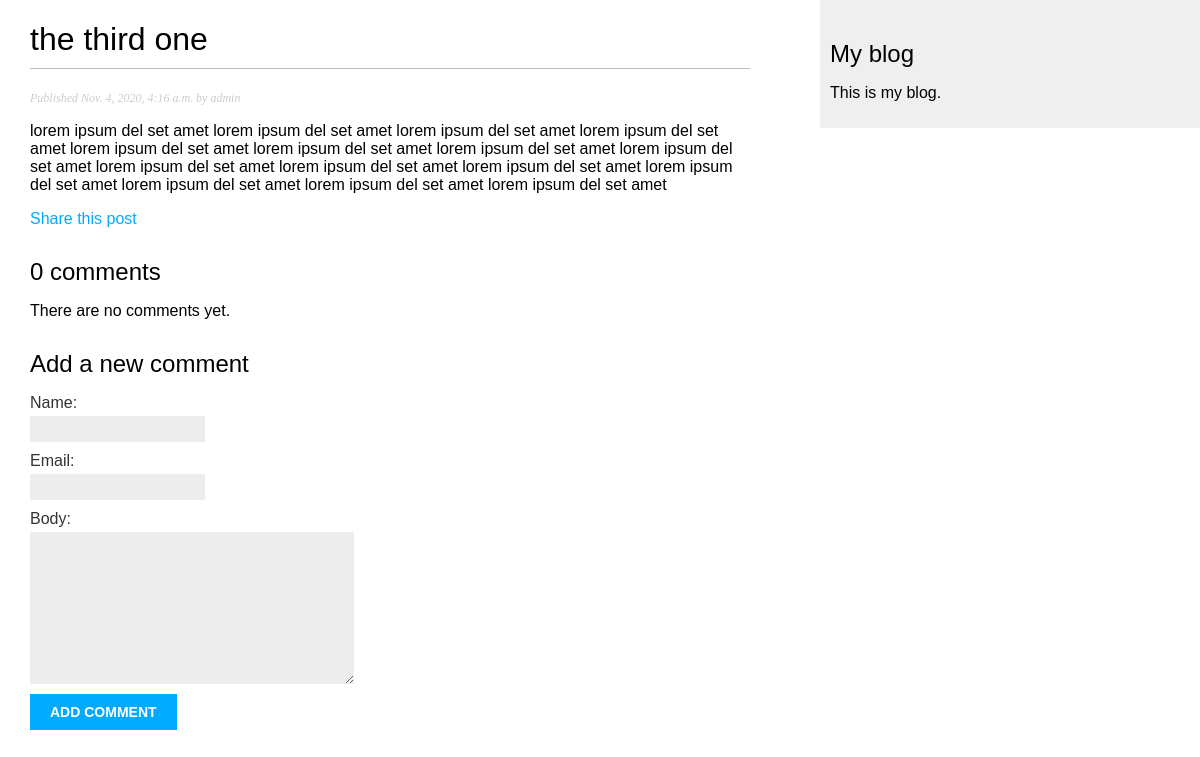
The page /blog/2020/11/4/third-one/ on the database its author committed.
### blog/models.py (models this page shows, shortened)
class Post(models.Model):
    STATUS_CHOICES = (
        ('draft', 'Draft'),
        ('published', 'Published'),
    )
    title = models.CharField(max_length=250)
    slug = models.SlugField(max_length=250, unique_for_date='publish')
    author = models.ForeignKey(User, on_delete=models.CASCADE, related_name='blog_posts')
    body = models.TextField()
    publish = models.DateTimeField(default=timezone.now)
    created = models.DateTimeField(auto_now_add=True)
    updated = models.DateTimeField(auto_now=True)
    status = models.CharField(max_length=10, choices=STATUS_CHOICES, default='draft')
    objects = models.Manager() #the default Manager
    published = PublishedManager() #our custom manager
    tags = TaggableManager()
    class Meta:
        ordering = ('-publish',)

### blog/views.py (the view)
def post_detail(request, year, month, day, post):
    post = get_object_or_404(Post, slug=post,
                            status = 'published',
                            publish__year = year,
                            publish__month = month,
                            publish__day = day)
    comments = post.comments.filter(active=True)
    new_comment = None
    if request.method == 'POST':
        comment_form = CommentForm(data=request.POST)
        if comment_form.is_valid():
            new_comment = comment_form.save(commit=False)
            new_comment.post = post
            new_comment.save()
    else:
        comment_form = CommentForm()
    return render(request,
                 'blog/post/detail.html',
                 {'post': post,
                 'comments': comments,
                 'new_comment': new_comment,
                 'comment_form': comment_form})

### blog/forms.py
class CommentForm(forms.ModelForm):
    class Meta:
        model = Comment
        fields = ('name', 'email', 'body')

### blog/templates/blog/post/detail.html (shortened to what this page needs)
{% extends "blog/base.html" %}
{% block content %}
  <h1>{{ post.title }}</h1>
    <p class="date">
      Published {{ post.publish }} by {{ post.author }}
    </p>
  {{ post.body|linebreaks }}
  <p>
    <a href="{% url "blog:post_share" post.id %}">
      Share this post
    </a>
  </p>
  {% with comments.count as total_comments %} <h2>
       {{ total_comments }} comment{{ total_comments|pluralize }}
     </h2>
  {% endwith %}
  {% for comment in comments %}
  <div class="comment">
    <p class="info">
    Comment {{ forloop.counter }} by {{ comment.name }} {{ comment.created }}
    </p>
    {{ comment.body|linebreaks }}
  </div>
    {% empty %}
    <p>There are no comments yet.</p>
  {% endfor %}
  {% if new_comment %}
    <h2>Your comment has been added.</h2>
  {% else %}
    <h2>Add a new comment</h2>
      <form method="post">
        {{ comment_form.as_p }}
        <p>
          <input type="submit" value="Add comment">
        </p>
      </form>
  {% endif %}
{% endblock %}

### blog/static/css/blog.css (style rules this page uses)
body { margin:0; padding:0; font-family:helvetica, sans-serif; }
a { color:#00abff; text-decoration:none; }
h1 { font-weight:normal; border-bottom:1px solid #bbb; padding:0 0 10px 0; }
h2 { font-weight:normal; margin:30px 0 0; }
p.date { color:#ccc; font-family: georgia, serif; font-size: 12px; font-style: italic; }
label { float:left; clear:both; color:#333; margin-bottom:4px; }
input, textarea { clear:both; float:left; margin:0 0 10px; background:#ededed; border:0; padding:6px 10px; font-size:12px; }
input[type=submit] { font-weight:bold; background:#00abff; color:#fff; padding:10px 20px; font-size:14px; text-transform:uppercase; }

### rows shown on the page
Post: title "the third one", publish "Nov. 4, 2020, 4:16 a.m.", author "admin", body "lorem ipsum del set amet lorem ipsum del set amet lorem ipsum del set amet lorem ipsum del set amet lorem ipsum del set amet lorem ipsum del set amet lorem ipsum del set amet lorem ipsum del set amet lorem ipsum del set amet lorem ipsum del set amet lorem ipsum del set amet lorem ipsum del set amet lorem ipsum del set amet lorem ipsum del set amet lorem ipsum del set amet"

### other values the page prints
{{ total_comments }} "0"
